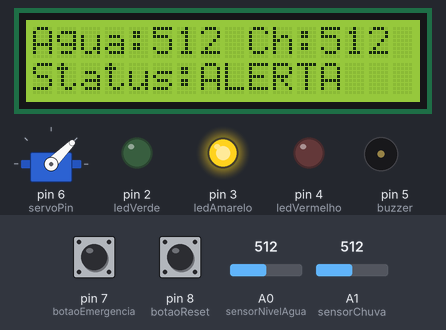
This sketch was run on a simulated Arduino Uno, built with avr-gcc and run on an emulated ATmega328P. On the bench: servo, 16×2 character LCD, output pins drawn as LEDs (lit = HIGH), buzzer (waves = sounding, pin HIGH). The inputs (shaded band) are chosen by the test bench; at power-on: A0 (sensorNivelAgua) = 512, A1 (sensorChuva) = 512, pin 7 (botaoEmergencia) LOW, pin 8 (botaoReset) LOW.

Above: at 1.2 s.
1.3 s: A0 (sensorNivelAgua) set to 588
At 5.3 s:
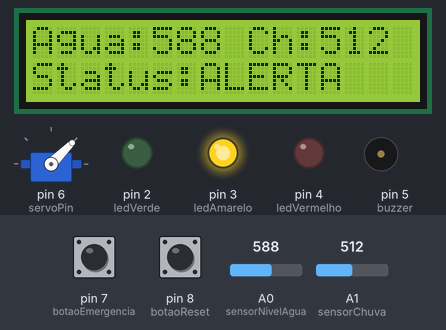
10.7 s: A0 (sensorNivelAgua) set to 616
At 13.0 s:
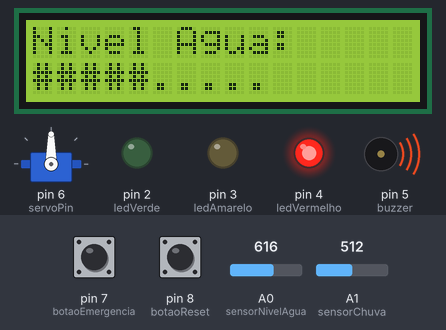
15.9 s: A0 (sensorNivelAgua) set to 511
At 19.8 s:
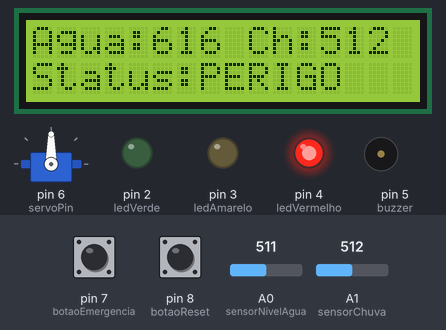
25.3 s: A0 (sensorNivelAgua) set to 306
At 29.9 s:
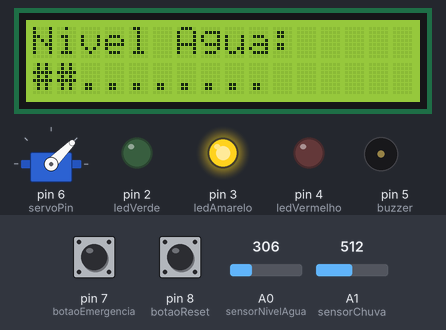
34.7 s: A0 (sensorNivelAgua) set to 122
At 38.8 s:
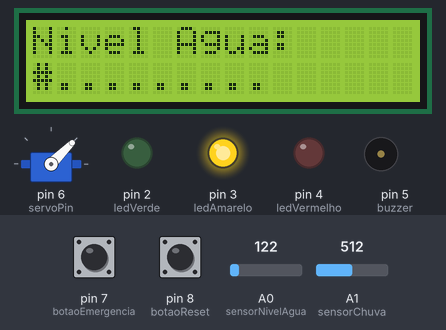
44.1 s: A1 (sensorChuva) set to 317
At 49.2 s:
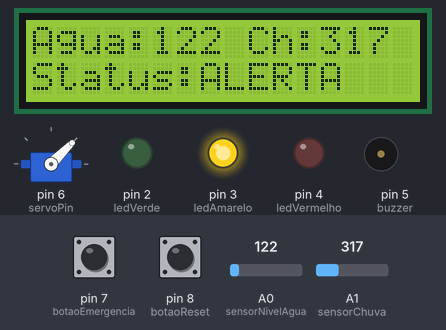
51.3 s: A1 (sensorChuva) set to 287
Timing chart, 0 to 54.3 s (numbered marks = the images above; inputs shaded):
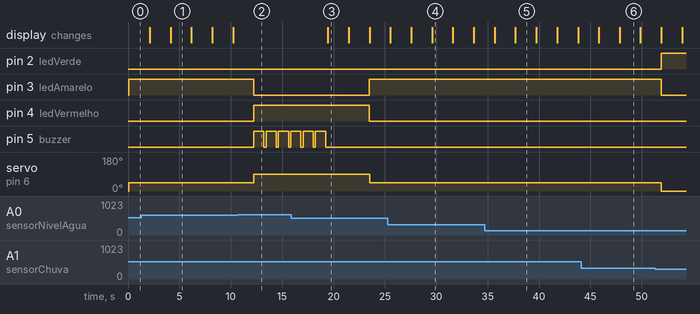

Measured:
- the behaviour switches between 599 and 600 on A0 (sensorNivelAgua) (found by bisection; images 1 and 2)
- after the input at 1.3 s, the display: first differs from a run without the input after 2.9 s (image 1)
- after the input at 10.7 s, pin 3 (ledAmarelo): HIGH → LOW after 1.5 s; pin 4 (ledVermelho): LOW → HIGH after 1.5 s; pin 5 (buzzer): alternates HIGH for 1.0 s and LOW for 0.20 s, starting after 1.5 s; servo on pin 6 (servoPin): 45° → 90° after 1.5 s
- after the input at 15.9 s, pin 3 (ledAmarelo): LOW → HIGH after 7.6 s; pin 4 (ledVermelho): HIGH → LOW after 7.6 s; pin 5 (buzzer): goes on until 19.2 s, then stays LOW; servo on pin 6 (servoPin): 90° → 45° after 7.6 s
- after the input at 25.3 s, the display: first differs from a run without the input after 2.3 s (image 4 shows a later state)
- after the input at 34.7 s, the display: first changes after 0.98 s (image 5 shows a later state)
- after the input at 44.1 s, the display: first differs from a run without the input after 3.7 s (image 6)
- after the input at 51.3 s, pin 2 (ledVerde): LOW → HIGH after 0.57 s; pin 3 (ledAmarelo): HIGH → LOW after 0.57 s; servo on pin 6 (servoPin): 45° → 0° after 0.60 s

The sketch:

gs-edge-computing.ino
```cpp
#include <Wire.h>
#include <LiquidCrystal_I2C.h>
#include <Servo.h>

LiquidCrystal_I2C lcd(0x27, 16, 2);
Servo servoComporta;

// Pinos
const int sensorNivelAgua = A0;
const int sensorChuva = A1;
const int ledVerde = 2;
const int ledAmarelo = 3;
const int ledVermelho = 4;
const int buzzer = 5;
const int servoPin = 6;
const int botaoEmergencia = 7;
const int botaoReset = 8;

// Estados de controle
bool emergenciaAtivada = false;
bool ultimoEstadoBotaoEmergencia = false;
bool ultimoEstadoBotaoReset = false;

void setup() {
  pinMode(ledVerde, OUTPUT);
  pinMode(ledAmarelo, OUTPUT);
  pinMode(ledVermelho, OUTPUT);
  pinMode(buzzer, OUTPUT);
  pinMode(botaoEmergencia, INPUT);
  pinMode(botaoReset, INPUT);

  servoComporta.attach(servoPin);
  servoComporta.write(0); // comporta aberta

  lcd.init();
  lcd.backlight();
  Serial.begin(9600);
}

void loop() {
  int nivelAgua = analogRead(sensorNivelAgua);
  int chuva = analogRead(sensorChuva);

  // Leitura dos botões
  bool estadoAtualEmergencia = digitalRead(botaoEmergencia);
  bool estadoAtualReset = digitalRead(botaoReset);

  // Detecção de toque (borda de subida)
  if (estadoAtualEmergencia == HIGH && !ultimoEstadoBotaoEmergencia) {
    emergenciaAtivada = true;
  }
  if (estadoAtualReset == HIGH && !ultimoEstadoBotaoReset) {
    emergenciaAtivada = false;
  }

  // Atualiza estado dos botões
  ultimoEstadoBotaoEmergencia = estadoAtualEmergencia;
  ultimoEstadoBotaoReset = estadoAtualReset;

  // Lógica de decisão
  String status = "";
  bool modoPerigo = emergenciaAtivada || nivelAgua >= 600 || chuva >= 600;

  if (modoPerigo) {
    status = "PERIGO";
    digitalWrite(ledVerde, LOW);
    digitalWrite(ledAmarelo, LOW);
    digitalWrite(ledVermelho, HIGH);
    servoComporta.write(90); // fecha comporta

    // Alarme rápido e intenso
    for (int i = 0; i < 6; i++) {
      digitalWrite(buzzer, HIGH);
      delay(1000);  // mais tempo ligado
      digitalWrite(buzzer, LOW);
      delay(200);   // menos tempo desligado
    }
  }
  else if (nivelAgua >= 300 || chuva >= 300) {
    status = "ALERTA";
    digitalWrite(ledVerde, LOW);
    digitalWrite(ledAmarelo, HIGH);
    digitalWrite(ledVermelho, LOW);
    digitalWrite(buzzer, LOW);
    servoComporta.write(45); // meio termo
  }
  else {
    status = "NORMAL";
    digitalWrite(ledVerde, HIGH);
    digitalWrite(ledAmarelo, LOW);
    digitalWrite(ledVermelho, LOW);
    digitalWrite(buzzer, LOW);
    servoComporta.write(0); // comporta aberta
  }

  // Tela 1: exibição dos valores e status
  lcd.clear();
  lcd.setCursor(0, 0);
  lcd.print("Agua:");
  lcd.print(nivelAgua);
  lcd.print(" Ch:");
  lcd.print(chuva);
  lcd.setCursor(0, 1);
  lcd.print("Status:");
  lcd.print(status);
  delay(2000);

  // Tela 2: barra de progresso do nível da água
  lcd.clear();
  lcd.setCursor(0, 0);
  lcd.print("Nivel Agua:");

  int blocos = map(nivelAgua, 0, 1023, 0, 10);
  lcd.setCursor(0, 1);
  for (int i = 0; i < blocos; i++) {
    lcd.print("#");
  }
  for (int i = blocos; i < 10; i++) {
    lcd.print(".");
  }

  delay(2000);
}
```
